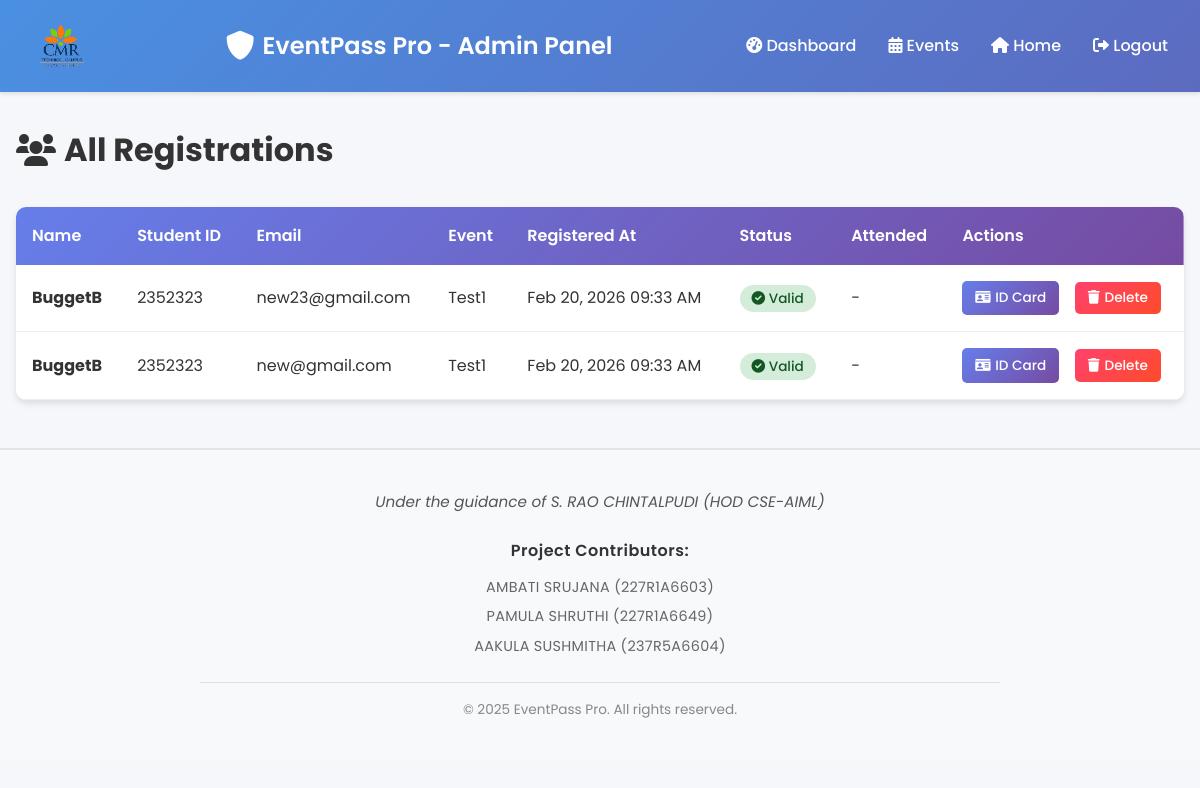
The app's page /admin-panel/registrations/ (signed in), older data.
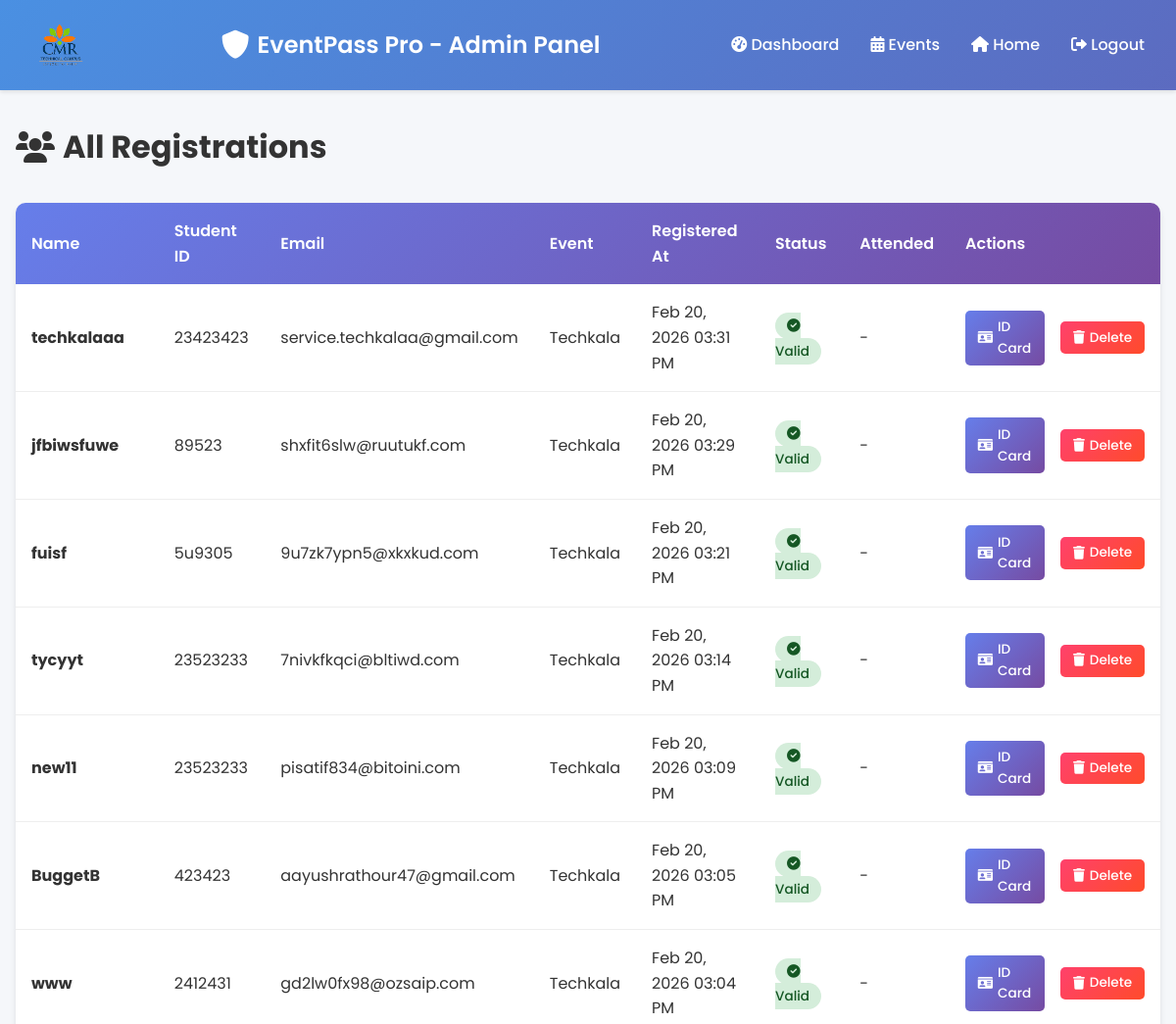
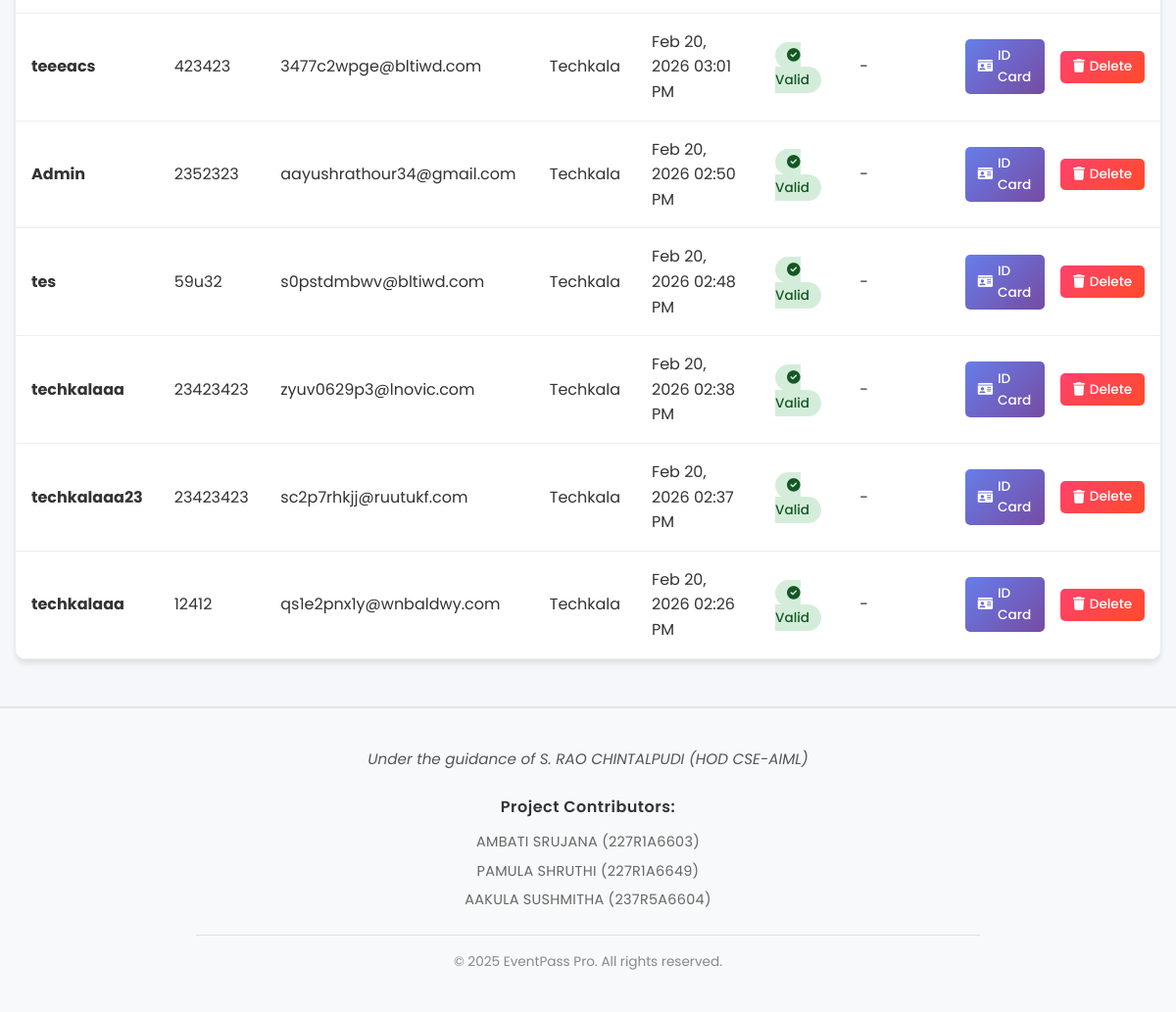
The same page, newer data (2 pictures, top to bottom).
### events/models.py (models this page shows, shortened)
class Registration(models.Model):
    id = models.UUIDField(primary_key=True, default=uuid.uuid4, editable=False)
    event = models.ForeignKey(Event, on_delete=models.CASCADE, related_name='registrations')
    name = models.CharField(max_length=200)
    student_id = models.CharField(max_length=50)
    email = models.EmailField()
    qr_code_data = models.TextField(unique=True)  # Encrypted QR data
    qr_code_image = models.TextField(blank=True)  # Base64 encoded QR image
    is_valid = models.BooleanField(default=True)  # Single-use validation
    has_attended = models.BooleanField(default=False)
    registered_at = models.DateTimeField(auto_now_add=True)
    scanned_at = models.DateTimeField(null=True, blank=True)
    class Meta:
        ordering = ['-registered_at']
        unique_together = ['event', 'email']

class Event(models.Model):
    STATUS_CHOICES = [
        ('upcoming', 'Upcoming'),
        ('ongoing', 'Ongoing'),
        ('completed', 'Completed'),
        ('cancelled', 'Cancelled'),
    ]
    id = models.UUIDField(primary_key=True, default=uuid.uuid4, editable=False)
    name = models.CharField(max_length=200)
    description = models.TextField()
    start_date = models.DateTimeField()
    end_date = models.DateTimeField()
    venue = models.CharField(max_length=200)
    max_capacity = models.IntegerField(default=100)
    status = models.CharField(max_length=20, choices=STATUS_CHOICES, default='upcoming')
    created_at = models.DateTimeField(auto_now_add=True)
    updated_at = models.DateTimeField(auto_now=True)
    created_by = models.ForeignKey(User, on_delete=models.SET_NULL, null=True, related_name='events_created')
    class Meta:
        ordering = ['-start_date']

### events/views.py (the view)
# urls.py: path('admin-panel/registrations/', views.admin_registrations_view, name='admin-registrations'),
@login_required
def admin_registrations_view(request):
    if not request.user.is_staff:
        return redirect('admin-login-page')
    registrations = Registration.objects.select_related('event').all()
    context = {'registrations': registrations}
    return render(request, 'admin_registrations.html', context)

### templates/admin_registrations.html (shortened to what this page needs)
{% load static %}
<!DOCTYPE html>
<html lang="en">
<head>
    <link rel="stylesheet" href="{% static 'css/style.css' %}?v=2.0">
    <link rel="stylesheet" href="https://cdnjs.cloudflare.com/ajax/libs/font-awesome/6.0.0/css/all.min.css">
</head>
<body>
    {% include 'includes/admin_navbar.html' %}
    <div class="admin-container">
        <div class="page-header">
            <h1><i class="fas fa-users"></i> All Registrations</h1>
        </div>
        <div class="table-container">
            <table>
                <thead>
                    <tr>
                        <th>Name</th>
                        <th>Student ID</th>
                        <th>Email</th>
                        <th>Event</th>
                        <th>Registered At</th>
                        <th>Status</th>
                        <th>Attended</th>
                        <th>Actions</th>
                    </tr>
                </thead>
                <tbody>
                    {% for reg in registrations %}
                    <tr>
                        <td><strong>{{ reg.name }}</strong></td>
                        <td>{{ reg.student_id }}</td>
                        <td>{{ reg.email }}</td>
                        <td>{{ reg.event.name }}</td>
                        <td>{{ reg.registered_at|date:"M d, Y h:i A" }}</td>
                        <td>
                            {% if reg.is_valid %}
                                <span class="badge badge-valid"><i class="fas fa-check-circle"></i> Valid</span>
                            {% else %}
                                <span class="badge badge-used"><i class="fas fa-times-circle"></i> Used</span>
                            {% endif %}
                        </td>
                        <td>
                            {% if reg.has_attended %}
                                <span class="badge badge-attended"><i class="fas fa-user-check"></i> Yes</span>
                            {% else %}
                                <span>-</span>
                            {% endif %}
                        </td>
                        <td>
                            <div class="actions-container">
                                <a href="{% url 'id-card-pdf' reg.id %}"
                                   class="btn-download"
                                   title="Download ID Card">
                                    <i class="fas fa-id-card"></i> ID Card
                                </a>
                                <button onclick="deleteRegistration('{{ reg.id }}')"
                                        class="btn-delete"
                                        title="Delete Registration">
                                    <i class="fas fa-trash"></i> Delete
                                </button>
                            </div>
                        </td>
                    </tr>
                    {% empty %}
                    <tr><td colspan="8" style="text-align: center; padding: 3rem; color: #666;">No registrations yet</td></tr>
                    {% endfor %}
                </tbody>
            </table>
        </div>
    </div>
    <footer class="footer">
        <div class="footer-content">
            <div class="footer-guidance">
                <p>Under the guidance of S. RAO CHINTALPUDI (HOD CSE-AIML)</p>
            </div>
            <div class="footer-contributors">
                <h4>Project Contributors:</h4>
                <ul>
                    <li>AMBATI SRUJANA (227R1A6603)</li>
                    <li>PAMULA SHRUTHI (227R1A6649)</li>
                    <li>AAKULA SUSHMITHA (237R5A6604)</li>
                </ul>
            </div>
            <div class="footer-copyright">
                <p>&copy; 2025 EventPass Pro. All rights reserved.</p>
            </div>
        </div>
    </footer>
</body>
</html>

Row changes from the older to the newer data that the page shows:
removed Registration: name "BuggetB", student_id "2352323", email "new23@gmail.com", event.name "Test1", registered_at "Feb 20, 2026 09:33 AM", is_valid True (drawn)
removed Registration: name "BuggetB", student_id "2352323", email "new@gmail.com", event.name "Test1", registered_at "Feb 20, 2026 09:33 AM", is_valid True (drawn)
added Registration: name "techkalaaa", student_id "23423423", email "service.techkalaa@gmail.com", event.name "Techkala", registered_at "Feb 20, 2026 03:31 PM", is_valid True (drawn)
added Registration: name "jfbiwsfuwe", student_id "89523", email "shxfit6slw@ruutukf.com", event.name "Techkala", registered_at "Feb 20, 2026 03:29 PM", is_valid True (drawn)
added Registration: name "fuisf", student_id "5u9305", email "9u7zk7ypn5@xkxkud.com", event.name "Techkala", registered_at "Feb 20, 2026 03:21 PM", is_valid True (drawn)
added Registration: name "tycyyt", student_id "23523233", email "7nivkfkqci@bltiwd.com", event.name "Techkala", registered_at "Feb 20, 2026 03:14 PM", is_valid True (drawn)
added Registration: name "new11", student_id "23523233", email "pisatif834@bitoini.com", event.name "Techkala", registered_at "Feb 20, 2026 03:09 PM", is_valid True (drawn)
added Registration: name "BuggetB", student_id "423423", email "aayushrathour47@gmail.com", event.name "Techkala", registered_at "Feb 20, 2026 03:05 PM", is_valid True (drawn)
added Registration: name "www", student_id "2412431", email "gd2lw0fx98@ozsaip.com", event.name "Techkala", registered_at "Feb 20, 2026 03:04 PM", is_valid True (drawn)
added Registration: name "teeeacs", student_id "423423", email "3477c2wpge@bltiwd.com", event.name "Techkala", registered_at "Feb 20, 2026 03:01 PM", is_valid True (drawn)
added Registration: name "Admin", student_id "2352323", email "aayushrathour34@gmail.com", event.name "Techkala", registered_at "Feb 20, 2026 02:50 PM", is_valid True (drawn)
added Registration: name "tes", student_id "59u32", email "s0pstdmbwv@bltiwd.com", event.name "Techkala", registered_at "Feb 20, 2026 02:48 PM", is_valid True (drawn)
added Registration: name "techkalaaa", student_id "23423423", email "zyuv0629p3@lnovic.com", event.name "Techkala", registered_at "Feb 20, 2026 02:38 PM", is_valid True (drawn)
added Registration: name "techkalaaa23", student_id "23423423", email "sc2p7rhkjj@ruutukf.com", event.name "Techkala", registered_at "Feb 20, 2026 02:37 PM", is_valid True (drawn)
added Registration: name "techkalaaa", student_id "12412", email "qs1e2pnx1y@wnbaldwy.com", event.name "Techkala", registered_at "Feb 20, 2026 02:26 PM", is_valid True (drawn)
